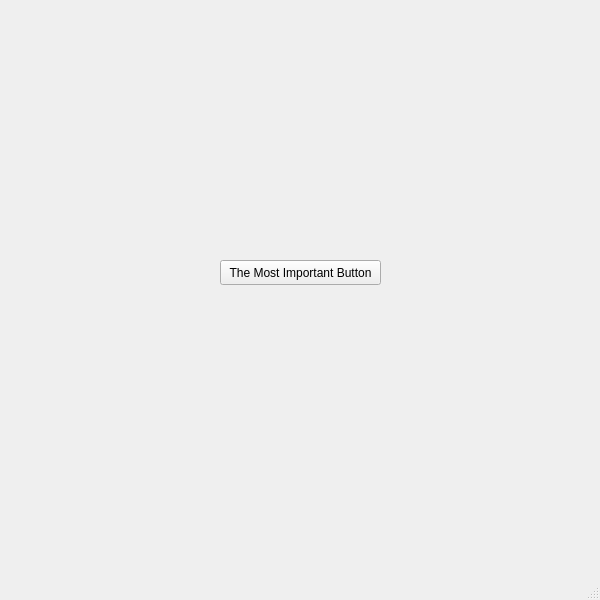
<?xml version="1.0" encoding="UTF-8"?>
<ui version="4.0">
 <class>MainWindow</class>
 <widget class="QMainWindow" name="MainWindow">
  <property name="geometry">
   <rect>
    <x>0</x>
    <y>0</y>
    <width>600</width>
    <height>600</height>
   </rect>
  </property>
  <property name="windowTitle">
   <string>MainWindow</string>
  </property>
  <widget class="QWidget" name="centralwidget">
   <widget class="QPushButton" name="btn">
    <property name="geometry">
     <rect>
      <x>220</x>
      <y>260</y>
      <width>161</width>
      <height>25</height>
     </rect>
    </property>
    <property name="text">
     <string>The Most Important Button</string>
    </property>
   </widget>
  </widget>
  <widget class="QMenuBar" name="menubar">
   <property name="geometry">
    <rect>
     <x>0</x>
     <y>0</y>
     <width>600</width>
     <height>21</height>
    </rect>
   </property>
  </widget>
  <widget class="QStatusBar" name="statusbar"/>
 </widget>
 <resources/>
 <connections/>
</ui>
